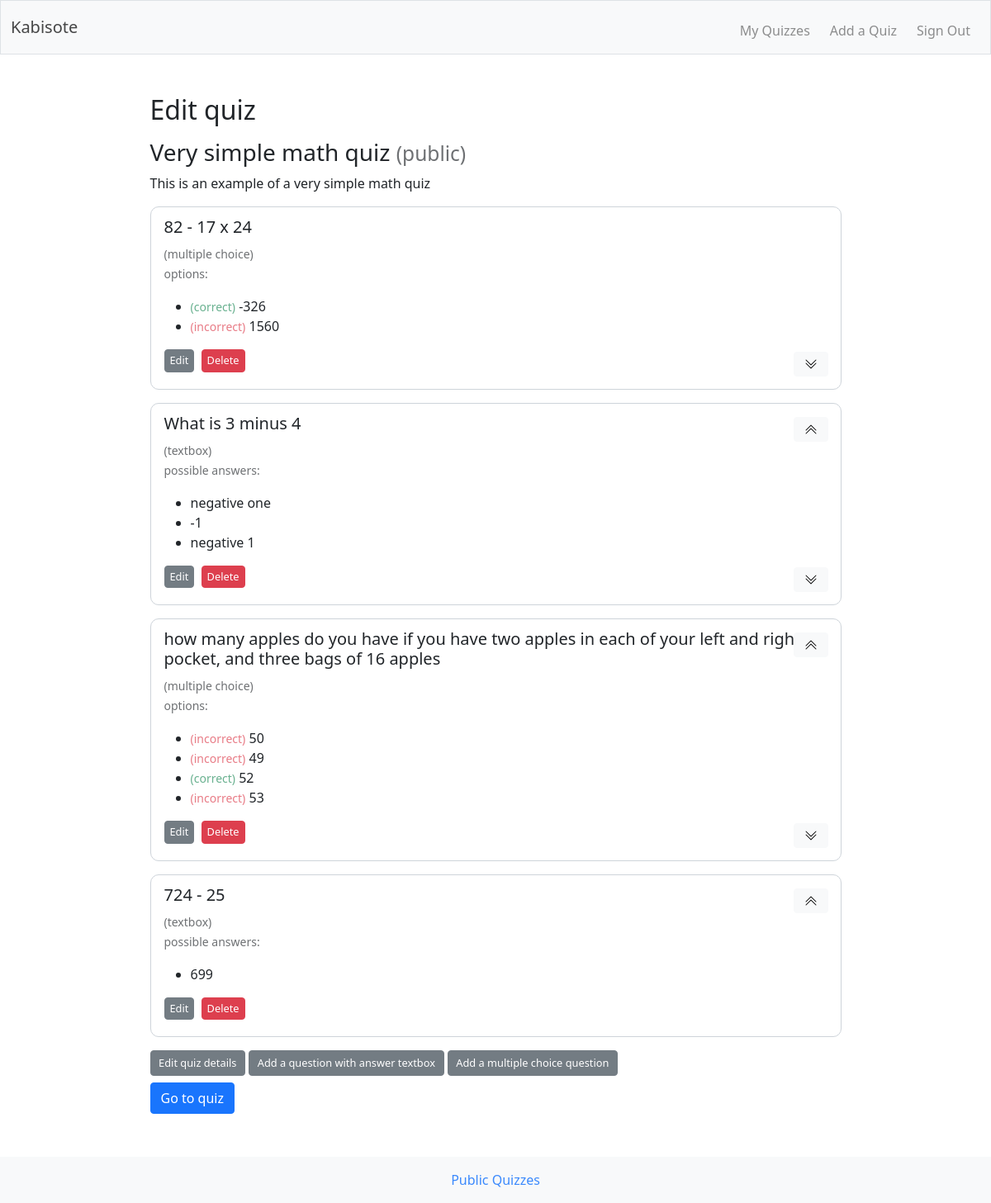
/edit-quiz/2 (signed in), run on the app's committed database.
### tables this page shows
CREATE TABLE quiz(
    id INTEGER PRIMARY KEY AUTOINCREMENT NOT NULL,
    user_id int NOT NULL,
    created datetime NOT NULL DEFAULT CURRENT_TIMESTAMP,
    updated datetime NOT NULL DEFAULT CURRENT_TIMESTAMP,
    public BOOLEAN,
    name varchar NOT NULL,
    details varchar NULL, published boolean,
    FOREIGN KEY (user_id) REFERENCES users(id)
);

CREATE TABLE quiz_item(
    id INTEGER PRIMARY KEY AUTOINCREMENT NOT NULL,
    quiz_id INTEGER NOT NULL,
    answer_options json NULL,
    answer_list json NULL,
    is_case_sensitive boolean,
    question_number int NOT NULL,
    item_type text NOT NULL, question text NOT NULL,
    CHECK (item_type in('textbox','multiple_choice', 'multiple_answer')),
    FOREIGN KEY (quiz_id) REFERENCES quiz(id)

);

### app.py (the view)
@app.route("/edit-quiz/<id>")
@login_required
def edit_quiz(id):
    if is_item_owner(id):
        item = db.execute("SELECT * FROM quiz WHERE id = ?", id)
        quit = db.execute("SELECT * FROM quiz_item WHERE quiz_id = ? ORDER BY question_number ASC", id)
        for q in quit:
            al = f"[{q['answer_list']}]"
            al = eval(al)
            q['answer_list'] = al
            q['answer_options']=eval(q['answer_options'])
        return render_template("edit-quiz.html", item=item, questions=quit, name="editquiz", script="editquiz.js")
    else:
        flash("what are you doing?")
        return redirect("/")

### app.py (called while the page is built)
@app.after_request
def after_request(response):
    response.headers["Cache-Control"] = "no-cache, no-store, must-revalidate"
    response.headers["Expires"] = 0
    response.headers["Pragma"] = "no-cache"
    return response

### helpers.py (called while the page is built)
def login_required(f):
    @wraps(f)
    def decorated_function(*args, **kwargs):
        if session.get("user_id") is None:
            return redirect("/login")
        return f(*args, **kwargs)
    return decorated_function

def is_item_owner(id):
    owner = db.execute("SELECT user_id FROM quiz WHERE id= ?", id)
    isowner = False;
    if owner[0]['user_id'] == session.get("user_id"):
        isowner = True;
    return isowner

### templates/edit-quiz.html (shortened to what this page needs)
{% extends "main.html" %}
{% block main %}
<div class="w-75 w-sm-100 mx-auto pb-8">
    <h2 class="mb-3 ">Edit quiz</h2>
            <h3>{{ item[0].name | safe}} <small>{% if not item[0].public %}(private){% else %}(public){% endif %}</small></h3>
            <p>{{item[0].details | safe}}</p>
    <div id="tcontainer">
    <div id="tfields" class="multiwrap">
        {% for question in questions %}
            <div  data-order-number='{{loop.index}}' data-item-id='{{question.id}}' class="mb-3 tfield  {%if loop.first %}first{% endif %} {%if loop.last %}last{% endif %}">
                <h5 >{{question.question}}</h5>
                {%if question.item_type == 'textbox' %}
                    <p><small>(textbox)<br/>possible answers:</small></p>
                    <ul>
                        {% for pa in question.answer_list[0]%}
                        <li class="text-dark">{{pa}}</li>
                        {% endfor %}
                    </ul>
                {% else %}
                <p><small>(multiple choice)<br/>options:</small></p>
                    <ul>
                        {% for i in question.answer_options %}
                        <li class="text-dark">
                            {% if i['correct']%}
                            <small class="text-success">(correct)</small>
                            {% else %}
                            <small class="text-danger">(incorrect)</small>
                            {% endif %}
                        {{i['pa']}}
                        </li>
                        {% endfor %}
                    </ul>
                {%endif%}
                <div class="inline-block">
                    <a class="btn btn-secondary smaller mb-2 me-1" href="/edit-quiz-item/{{question.id}}">Edit</a>
                    <a class="btn btn-secondary smaller btn-danger mb-2 me-1" href="/delete-quiz-item/{{question.id}}">Delete</a>
                </div>
                <button data-direction="up" class="chevup cheverly btn btn-light">
                    </button>
                <button data-direction="down" class="chevdown cheverly btn btn-light">
                </button>
            </div>
        {% endfor %}
    </div>
    </div>
    <div class="inline-block">
    <a class="btn btn-secondary mb-2" href="/edit-quiz-details/{{item[0].id}}">Edit quiz details</a>
    <a class="btn btn-secondary mb-2" href="/add-textbox/{{ item[0].id }}">Add a question with answer textbox</a>
    <a class="btn btn-secondary mb-2" href="/add-multi/{{ item[0].id }}">Add a multiple choice question</a><br/>
    <a class="btn btn-primary mb-2" href="/quiz/{{item[0].id}}">Go to quiz</a>
    </div>
</div>
{% endblock %}

### static/style.css (style rules this page uses)
.btn-secondary { font-size: .8rem; padding: .3rem .6rem; }
.btn-secondary.smaller { font-size: .8rem; padding: .2rem .375rem; }
.tfield { position: relative; }
.multiwrap > div { border: 1px solid #ced4da; padding: .75rem 1rem; margin-bottom: 1.5rem; border-radius: 10px; position: relative; }
.cheverly { position: absolute; right: 15px; line-height: 0px; }
.chevup { top: 1rem; }
.chevdown { bottom: 15px; }
a, .nav-link { color:#0d6efd; opacity: .8; }
a.btn { opacity: .95; }
small { opacity: .65; }

### data on the page
quiz: name "Very simple math quiz", details "This is an example of a very simple math quiz"
quiz_item: question "82 - 17 x 24", pa "-326" "1560"
quiz_item: question "What is 3 minus 4", 0 "negative one" "-1" "negative 1"
quiz_item: question "how many apples do you have if you have two apples in each of your left and right pocket, and three bags of 16 apples", pa "50" "49" "52" "53"
quiz_item: question "724 - 25", 0 "699"
